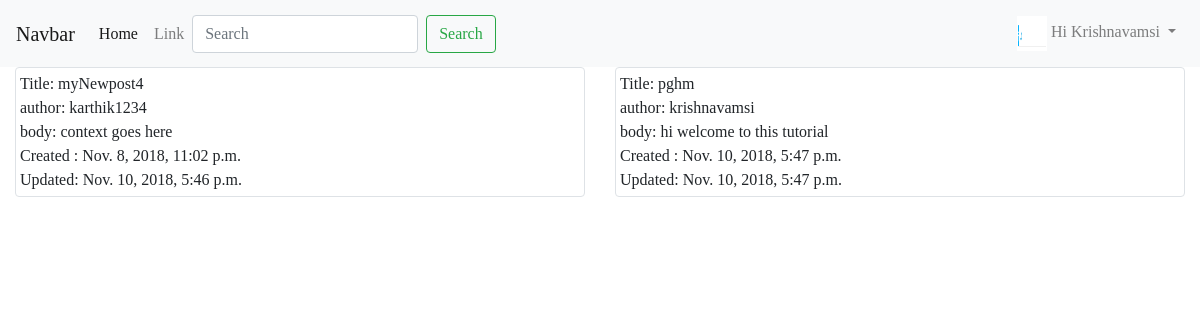
/post/ (signed in), run on the app's committed database.
### project/models.py (models this page shows, shortened)
class Profile(models.Model):
    user = models.OneToOneField(User, on_delete=models.CASCADE)
    photo = models.ImageField(null=True, blank=True)
    dob = models.DateTimeField(auto_now_add=True,null=True)
    github_link = models.URLField(max_length=200,null=True)
    facebook_link = models.URLField(max_length=200,null=True)
    linkedIn_link = models.URLField(max_length=200,null=True)

class post(models.Model):
    objects = models.Manager()
    published = PublishedManager()
    STATUS_CHOICES = {
        ('draft','Draft'),
        ('published','Published'),
    }
    title = models.CharField(max_length=100)
    slug = models.SlugField(max_length=100)
    author = models.ForeignKey(User, related_name='blog_posts',on_delete=models.CASCADE)
    body = models.TextField()
    created = models.DateTimeField(auto_now_add=True)
    updated = models.DateTimeField(auto_now=True)
    status = models.CharField(max_length=100, choices=STATUS_CHOICES,default='draft')

### project/views.py (the view)
# urls.py: url('post/', views.post_list, name='post_list'),
def post_list(request):
    posts = post.published.all()
    query = request.GET.get('q')
    if query:
        posts = post.objects.filter(
        Q(title__icontains=query)|
        Q(author__username=query)|
        Q(body__icontains=query))
    context = {
        'posts' : posts
    }
    return render(request, 'project/post_list.html',context)

### project/models.py (called while the page is built)
    def get_queryset(self):
        return super(PublishedManager,self).get_queryset().filter(status="published")

### template/project/post_list.html
{% extends 'project/base.html' %}
{% block content %}
<div>
    <div class="container-fluid">
      <div class="row">
          {% for p in posts %}
            <div class="col-md-6">
              <div class="img-thumbnail">
                Title: {{ p.title }}<br>
                author: {{ p.author }}<br>
                body: {{ p.body }}<br>
                Created : {{ p.created }}<br>
                Updated: {{ p.updated }}<br>
              </div>
            </div>
            {% empty %}
              <div class="container-fluid">
                <h1> No search found "{{ request.GET.q }}"</h1>
              </div>
          {% endfor %}
        </div>
      </div>
</div>
{% endblock %}

### template/project/base.html (shortened to what this page needs)
<!DOCTYPE html>
{% load static %}
<html lang="en" dir="ltr">
  <head>
    <link rel="stylesheet" href="https://stackpath.bootstrapcdn.com/bootstrap/4.1.3/css/bootstrap.min.css">
    <link rel='stylesheet' href="{% static 'project/style.css' %}"
    <title></title>
  </head>
  <body>
    {% include 'project/navbar.html' %}
    {% block content %}
    {% endblock %}
  </body>
</html>

### template/project/navbar.html (shortened to what this page needs)
<nav class="navbar navbar-expand-lg navbar-light bg-light">
<a class="navbar-brand" href="#">Navbar</a>
<div class="collapse navbar-collapse" id="navbarSupportedContent">
<ul class="navbar-nav mr-auto">
  <li class="nav-item active">
    <a class="nav-link" href="#">Home <span class="sr-only">(current)</span></a>
  </li>
  <li class="nav-item">
    <a class="nav-link" href="#">Link</a>
  </li>
  <form class="form-inline my-2 my-lg-0" action="{% url 'post_list' %}">
    <input class="form-control mr-sm-2" type="search" placeholder="Search" aria-label="Search" name="q">
    <button class="btn btn-outline-success my-2 my-sm-0" type="submit">Search</button>
  </form>
</ul>
<ul class="navbar-nav">
  {% if request.user.is_authenticated %}
  <li class="nav-item dropdown">
    <a class="nav-link dropdown-toggle" href="#" id="navbarDropdown" role="button" data-toggle="dropdown" aria-haspopup="true" aria-expanded="false">
      {% if request.user.profile.photo %}
        <img src="{{ request.user.profile.photo.url }}" alt="" class="navbar-img" width="30px" height="35px">
      {% else %}
        <img src="media/user.png" alt="" class="navbar-img" width="30px" height="35px">
      {% endif %}
      <span> Hi {{ request.user|capfirst }} </span>
    </a>
  </li>
  {% else %}
  <li class="nav-item">
    <a href="{% url 'user_login' %}" class="nav-link">Login</a>
  </li>
  {% endif %}
</ul>
</div>
</nav>

### static/project/style.css (style rules this page uses)
html { position:relative; min-height:100%; }
body { font-family:'Lucida casual','Comic Sans MS'; }

### data on the page
post: title "myNewpost4", author "karthik1234", body "context goes here", created "Nov. 8, 2018, 11:02 p.m.", updated "Nov. 10, 2018, 5:46 p.m."
post: title "pghm", author "krishnavamsi", body "hi welcome to this tutorial", created "Nov. 10, 2018, 5:47 p.m.", updated "Nov. 10, 2018, 5:47 p.m."

### other printed values
{{ request.user|capfirst }} "Krishnavamsi"
